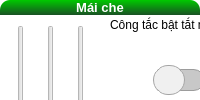
                     <widget class="QFrame" name="Bot_Ctrl_frame_5">
                      <property name="styleSheet">
                       <string notr="true">background-color: rgb(255, 255, 255);
border-radius: 10px;</string>
                      </property>
                      <property name="frameShape">
                       <enum>QFrame::StyledPanel</enum>
                      </property>
                      <property name="frameShadow">
                       <enum>QFrame::Raised</enum>
                      </property>
                      <layout class="QVBoxLayout" name="verticalLayout_29">
                       <property name="spacing">
                        <number>0</number>
                       </property>
                       <property name="leftMargin">
                        <number>0</number>
                       </property>
                       <property name="topMargin">
                        <number>0</number>
                       </property>
                       <property name="rightMargin">
                        <number>0</number>
                       </property>
                       <property name="bottomMargin">
                        <number>0</number>
                       </property>
                       <item>
                        <widget class="QPushButton" name="Bot_Ctrl_frame5_header">
                         <property name="font">
                          <font>
                           <family>Segoe UI</family>
                           <pointsize>10</pointsize>
                           <weight>75</weight>
                           <bold>true</bold>
                          </font>
                         </property>
                         <property name="styleSheet">
                          <string notr="true">color: rgb(255, 255, 255);
background-color: qlineargradient(spread:pad, x1:0, y1:0, x2:0, y2:1, stop:0 rgba(0, 201, 0, 255), stop:1 rgba(25, 81, 36, 255));
border-bottom-left-radius: 0px;
border-bottom-right-radius: 0px;</string>
                         </property>
                         <property name="text">
                          <string>Mái che</string>
                         </property>
                        </widget>
                       </item>
                       <item>
                        <widget class="QFrame" name="Bot_Ctrl_frame5_body">
                         <property name="frameShape">
                          <enum>QFrame::StyledPanel</enum>
                         </property>
                         <property name="frameShadow">
                          <enum>QFrame::Raised</enum>
                         </property>
                         <widget class="QLabel" name="label_15">
                          <property name="geometry">
                           <rect>
                            <x>110</x>
                            <y>0</y>
                            <width>131</width>
                            <height>20</height>
                           </rect>
                          </property>
                          <property name="styleSheet">
                           <string notr="true">color: rgb(0, 0, 0);</string>
                          </property>
                          <property name="text">
                           <string>Công tắc bật tắt mái che</string>
                          </property>
                         </widget>
                         <widget class="QSlider" name="Roof">
                          <property name="geometry">
                           <rect>
                            <x>140</x>
                            <y>40</y>
                            <width>81</width>
                            <height>51</height>
                           </rect>
                          </property>
                          <property name="minimumSize">
                           <size>
                            <width>0</width>
                            <height>35</height>
                           </size>
                          </property>
                          <property name="maximumSize">
                           <size>
                            <width>16777215</width>
                            <height>16777215</height>
                           </size>
                          </property>
                          <property name="styleSheet">
                           <string notr="true">QSlider::groove:horizotal{
	border: 1px solid rgb(156, 156, 156);
	color: rgb(0, 0, 255);
	height: 20px;
	width: 45px;
	border-radius: 10px;
	background-color: rgb(200, 200, 200);
	margin: 1px;
}
QSlider::handle:horizotal{
	border:  1px solid rgb(165, 165, 165);
	background-color: rgb(240, 240, 240);
	height: 30px;
	width: 30px;
	border-radius: 15px;
	margin: -5px;
}

QSlider{
	
	background-color: rgba(255, 255, 255, 0);
}</string>
                          </property>
                          <property name="maximum">
                           <number>1</number>
                          </property>
                          <property name="pageStep">
                           <number>1</number>
                          </property>
                          <property name="value">
                           <number>0</number>
                          </property>
                          <property name="sliderPosition">
                           <number>0</number>
                          </property>
                          <property name="orientation">
                           <enum>Qt::Horizontal</enum>
                          </property>
                         </widget>
                         <widget class="QSlider" name="verticalSlider_1">
                          <property name="geometry">
                           <rect>
                            <x>10</x>
                            <y>10</y>
                            <width>22</width>
                            <height>131</height>
                           </rect>
                          </property>
                          <property name="maximum">
                           <number>100</number>
                          </property>
                          <property name="pageStep">
                           <number>1</number>
                          </property>
                          <property name="orientation">
                           <enum>Qt::Vertical</enum>
                          </property>
                         </widget>
                         <widget class="QSlider" name="verticalSlider_2">
                          <property name="geometry">
                           <rect>
                            <x>40</x>
                            <y>10</y>
                            <width>22</width>
                            <height>131</height>
                           </rect>
                          </property>
                          <property name="maximum">
                           <number>100</number>
                          </property>
                          <property name="pageStep">
                           <number>1</number>
                          </property>
                          <property name="orientation">
                           <enum>Qt::Vertical</enum>
                          </property>
                         </widget>
                         <widget class="QSlider" name="verticalSlider_3">
                          <property name="geometry">
                           <rect>
                            <x>70</x>
                            <y>10</y>
                            <width>22</width>
                            <height>131</height>
                           </rect>
                          </property>
                          <property name="maximum">
                           <number>14</number>
                          </property>
                          <property name="pageStep">
                           <number>1</number>
                          </property>
                          <property name="orientation">
                           <enum>Qt::Vertical</enum>
                          </property>
                         </widget>
                        </widget>
                       </item>
                      </layout>
                     </widget>
